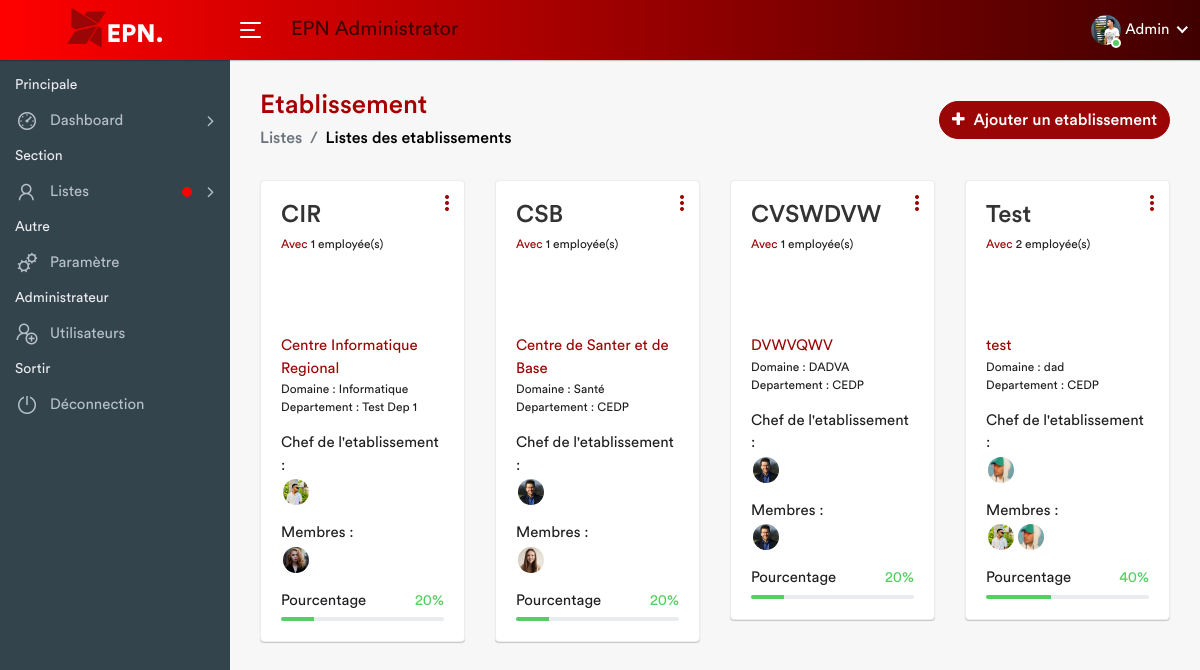
The page /liste/etablissement/etablissement.php (signed in) on the database its author committed.
### tables this page shows
CREATE TABLE `utilisateur` (
  `id_ut` int(11) NOT NULL,
  `nom_ut` varchar(100) NOT NULL,
  `prenom_ut` varchar(80) NOT NULL,
  `image_ut` varchar(80) NOT NULL,
  `role_ut` varchar(10) NOT NULL,
  `departement_ut` varchar(20) NOT NULL,
  `username_ut` varchar(200) NOT NULL,
  `email_ut` varchar(100) NOT NULL,
  `password_ut` varchar(200) NOT NULL
);

CREATE TABLE `employee` (
  `id_employee` int(50) NOT NULL,
  `matricule` int(50) NOT NULL,
  `nom` char(100) DEFAULT NULL,
  `prenom` char(80) DEFAULT NULL,
  `date_naissance` date DEFAULT NULL,
  `id_statut` int(50) DEFAULT NULL,
  `id_categorie` int(50) DEFAULT NULL,
  `d_contrat` date DEFAULT NULL,
  `id_grade` int(50) DEFAULT NULL,
  `avancement` date DEFAULT NULL,
  `f_contrat` date DEFAULT NULL,
  `d_retraite` date DEFAULT NULL,
  `id_departement` int(50) DEFAULT NULL,
  `id_etablissement` int(50) DEFAULT NULL,
  `image` varchar(200) NOT NULL,
  `telephone` varchar(10) NOT NULL,
  `email` varchar(100) NOT NULL,
  `adresse` varchar(200) NOT NULL,
  `genre` varchar(50) NOT NULL
);

CREATE TABLE `etablissement` (
  `id_etablissement` int(50) NOT NULL,
  `code_etablissement` varchar(20) DEFAULT NULL,
  `nom_etablissement` varchar(50) NOT NULL,
  `type_etablissement` varchar(50) NOT NULL,
  `id_departement` int(50) NOT NULL,
  `id_chef_etablissement` int(50) DEFAULT NULL
);

CREATE TABLE `departement` (
  `id_departement` int(50) NOT NULL,
  `code_departement` varchar(20) NOT NULL,
  `nom_departement` char(50) DEFAULT NULL,
  `id_chef_departement` int(50) NOT NULL
);

### includes/config.php (called while the page is built, shortened)
<?php
$config = [
    "URL" => "http://localhost/epn/",
    "DB_HOST" => "localhost",
    "DB_NAME" => "epn_bdd",
    "DB_USER" => "root",
    "DB_PASSWORD" => "",
    "ROLES" => ["admin","visiteur"],
];
?>

### liste/etablissement/etablissement.php (the view, shortened to what this page needs)
<?php
	include_once('../../includes/config.php');
	include_once('../../includes/functions.php');
?>
<!DOCTYPE html>
<html lang="en">
    <head>
        <link rel="stylesheet" href="../../assets/css/bootstrap.min.css">
        <link rel="stylesheet" href="../../assets/css/font-awesome.min.css">
        <link rel="stylesheet" href="../../assets/css/line-awesome.min.css">
		<link rel="stylesheet" href="../../assets/css/select2.min.css">
		<link rel="stylesheet" href="../../assets/css/bootstrap-datetimepicker.min.css">
        <link rel="stylesheet" href="../../assets/css/style.css">
    </head>
    <body>
        <div class="main-wrapper">
            <?php include_once("../../includes/header.php");?>
            <?php include_once("../../includes/sidebar.php");?>
            <div class="page-wrapper">
                <div class="content container-fluid">
					<div class="page-header">
						<div class="row align-items-center">
							<div class="col">
								<h3 class="page-title">Etablissement</h3>
								<ul class="breadcrumb">
									<li class="breadcrumb-item">Listes</li>
									<li class="breadcrumb-item active"><a href="">Listes des etablissements</a></li>
								</ul>
							</div>
							<div class="col-auto float-right ml-auto">
								<a href="#" class="btn add-btn" data-toggle="modal" data-target="#add_etablissement"><i class="fa fa-plus"></i> Ajouter un etablissement</a>
							</div>
						</div>
					</div>
					<div class="row">
						<?php
							$sql = "SELECT  etablissement.id_etablissement,
											etablissement.code_etablissement,
											etablissement.nom_etablissement,
											etablissement.type_etablissement,
											etablissement.id_chef_etablissement,
											departement.id_departement,
											departement.code_departement,
											departement.nom_departement,
											employee.matricule,
											employee.nom,
											employee.prenom,
											employee.image
										FROM etablissement
											 JOIN departement ON etablissement.id_departement=departement.id_departement
											 JOIN employee ON etablissement.id_chef_etablissement=employee.id_employee
										ORDER BY code_etablissement ASC
									";
							$query = $dbh->prepare($sql);
							$query->execute();
							$results=$query->fetchAll(PDO::FETCH_OBJ);
							if($query->rowCount() > 0)
							{
								foreach($results as $row)
									{
										$id_etablissement = htmlentities($row->id_etablissement);
										$code_etablissement = htmlentities($row->code_etablissement);
										$nom_etablissement = htmlentities($row->nom_etablissement);
                                        $type_etablissement = htmlentities($row->type_etablissement);
										$code_departement = htmlentities($row->code_departement);
										$id_chef_etablissement = htmlentities($row->id_chef_etablissement);
										$nom_chef_etablissement = htmlentities($row->nom);
										$prenom_chef_etablissement = htmlentities($row->prenom);
										$image_chef_etablissement = htmlentities($row->image);
										$sql1 = "SELECT id_employee FROM employee WHERE id_etablissement='$id_etablissement'";
										$query1 = $dbh->prepare($sql1);
										$query1->execute();
										$total_par_etablissement=$query1->rowCount();
										$sql3 = "SELECT id_employee FROM employee";
										$query3 = $dbh->prepare($sql3);
										$query3->execute();
										$total_employee=$query3->rowCount();
										$p_etablissement = round(($total_par_etablissement * 100) / $total_employee);
						?>
								<div class="col-lg-4 col-sm-6 col-md-4 col-xl-3">
									<div class="card">
										<div class="card-body">
											<div class="dropdown dropdown-action profile-action">
												<a href="#" class="action-icon dropdown-toggle" data-toggle="dropdown" aria-expanded="false"><i class="material-icons">more_vert</i></a>
											</div>
											<h3 class="project-title">
												<?php if (($_SESSION["role"] === $config["ROLES"][0]) || ($_SESSION['departement'] === $code_departement)) :?>
													<a href="/epn/liste/etablissement/list_par_etablissement.php?code_e=<?php echo $code_etablissement ?>">
												<?php endif ?>
													<?php echo $code_etablissement; ?>
												<?php if (($_SESSION["role"] === $config["ROLES"][0]) || ($_SESSION['departement'] === $code_departement)) :?>
													</a>
												<?php endif ?>
											</h3>
											<small class="block text-ellipsis m-b-15">
												<span class="text-muted">Avec </span> <span class="text-xs"><?php echo $total_par_etablissement; ?> employée(s)</span>
											</small><br><br><br>
                                            <p>
												<span class="text-muted"><?php echo $nom_etablissement ?></span>
												<small class="block text-ellipsis m-b-15">
													<span class="text-xs">Domaine : <?php echo $type_etablissement; ?></span><br>
                                                    <span class="text-xs">Departement : <?php echo $code_departement; ?></span>
												</small>
											</p>
											<div class="project-members m-b-15">
												<div>Chef de l'etablissement :</div>
												<ul class="team-members">
													<li>
														<a href="/epn/profile.php?id=<?php echo $id_chef_etablissement; ?>" data-toggle="tooltip" title="<?php echo $nom_chef_etablissement.' '.$prenom_chef_etablissement; ?>"><img alt="" src="/epn/assets/img/employee/<?php echo $image_chef_etablissement; ?>"></a>
													</li>
												</ul>
											</div>
											<div class="project-members m-b-15">
												<div>Membres :</div>
												<ul class="team-members">
													<?php
														$sql4 = "SELECT * FROM employee
																WHERE id_etablissement = '$id_etablissement' limit 3 ";
														$query4 = $dbh->prepare($sql4);
														$query4->execute();
														$results=$query4->fetchAll(PDO::FETCH_OBJ);
														if($results){
															foreach($results as $row)
															{
																$avatar_id_employee = htmlentities($row->id_employee);
																$avatar_nom = htmlentities($row->nom);
																$avatar_prenom = htmlentities($row->prenom);
																$avatar_image = htmlentities($row->image);
													?>
													<li>
														<a href="/epn/profile.php?id=<?php echo $avatar_id_employee; ?>" data-toggle="tooltip" title="<?php echo $avatar_nom.' '.$avatar_prenom; ?>"><img alt="" src="/epn/assets/img/employee/<?php echo $avatar_image; ?>"></a>
													</li>
													<?php
															}
														}
														else{echo "Pas de membre";}
													?>
												</ul>
											</div>
											<p class="m-b-5">Pourcentage <span class="text-success float-right"><?php echo $p_etablissement; ?>%</span></p>
											<div class="progress progress-xs mb-0">
												<div class="progress-bar bg-success" role="progressbar" data-toggle="tooltip" title="<?php echo $p_etablissement; ?>%" style="width: <?php echo $p_etablissement; ?>%"></div>
											</div>
										</div>
									</div>
								</div>
						<?php
    								}
    						}
						?>
					</div>
                </div>
            </div>
        </div>
    </body>
</html>

### includes/header.php (shortened to what this page needs)
<?php
	$user_ut = $_SESSION['userlogin'];
	$sql_user = "SELECT * from utilisateur WHERE username_ut='$user_ut'";
	$query_user = $dbh->prepare($sql_user);
	$query_user->execute();
	$r_user = $query_user->fetch(PDO::FETCH_ASSOC);
?>
<div class="header">
	<div class="header-left">
		<a href="/epn/index.php" class="logo">
			<i class="fa fa-modx"></i>EPN.
		</a>
	</div>
	<a id="toggle_btn" href="javascript:void(0);">
		<span class="bar-icon">
			<span></span>
			<span></span>
			<span></span>
		</span>
	</a>
	<div class="page-title-box">
		<h3>EPN Administrator</h3>
	</div>
	<ul class="nav user-menu">
		<li class="nav-item dropdown has-arrow main-drop">
			<a href="#" class="dropdown-toggle nav-link" data-toggle="dropdown">
				<span class="user-img"><img src="/epn/assets/img/utilisateur/<?php echo $r_user['image_ut']; ?>">
				<span class="status online"></span></span>
				<span><?php echo ucfirst($user_ut); ?></span>
			</a>
		</li>
	</ul>
</div>

### rows shown on the page
utilisateur: image_ut (picture)
employee: etablissement.code_etablissement "CIR", total_par_etablissement "1", etablissement.nom_etablissement "Centre Informatique Regional", etablissement.type_etablissement "Informatique", departement.code_departement "Test Dep 1", image (picture), p_etablissement "20"
employee: image (picture)
employee: etablissement.code_etablissement "CSB", total_par_etablissement "1", etablissement.nom_etablissement "Centre de Santer et de Base", etablissement.type_etablissement "Santé", id_departement.code_departement "CEDP", image (picture), p_etablissement "20", id_etablissement.code_etablissement "CVSWDVW", id_etablissement.nom_etablissement "DVWVQWV", id_etablissement.type_etablissement "DADVA"
employee: image (picture)
employee: id_etablissement.code_etablissement "Test", total_par_etablissement "2", id_etablissement.nom_etablissement "test", id_etablissement.type_etablissement "dad", id_departement.code_departement "CEDP", image (picture), p_etablissement "40"

### other values the page prints
$user_ut "Admin"
